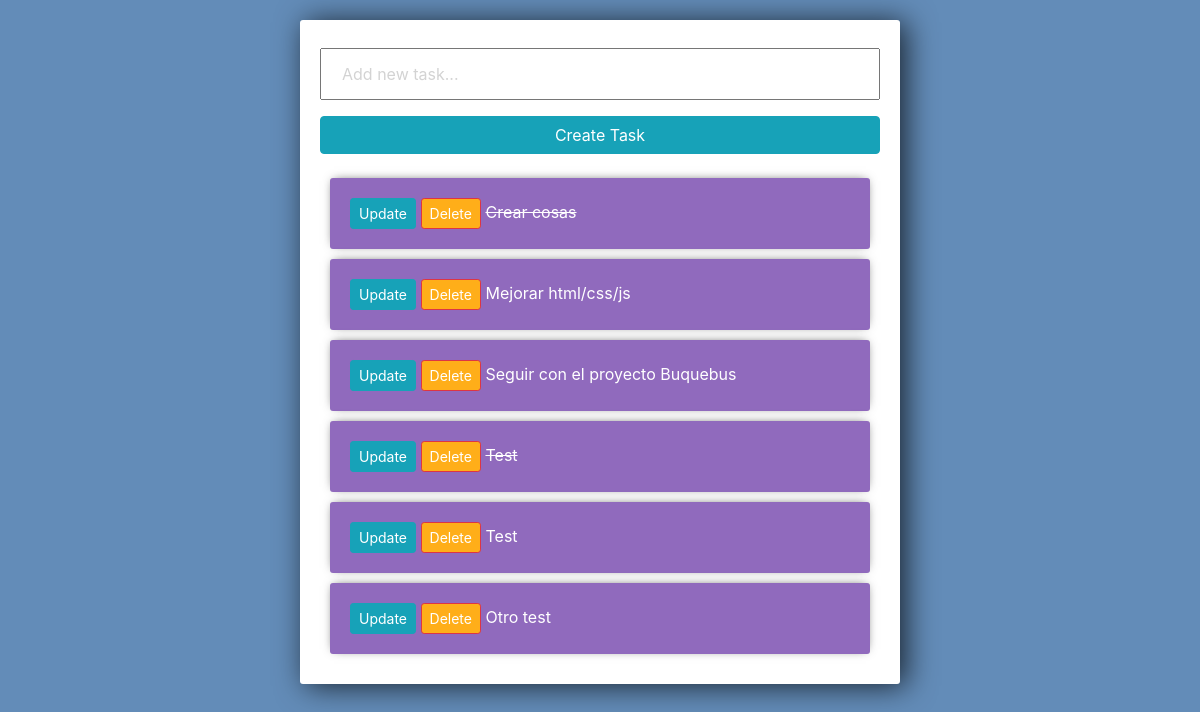
The app's page /, older data.
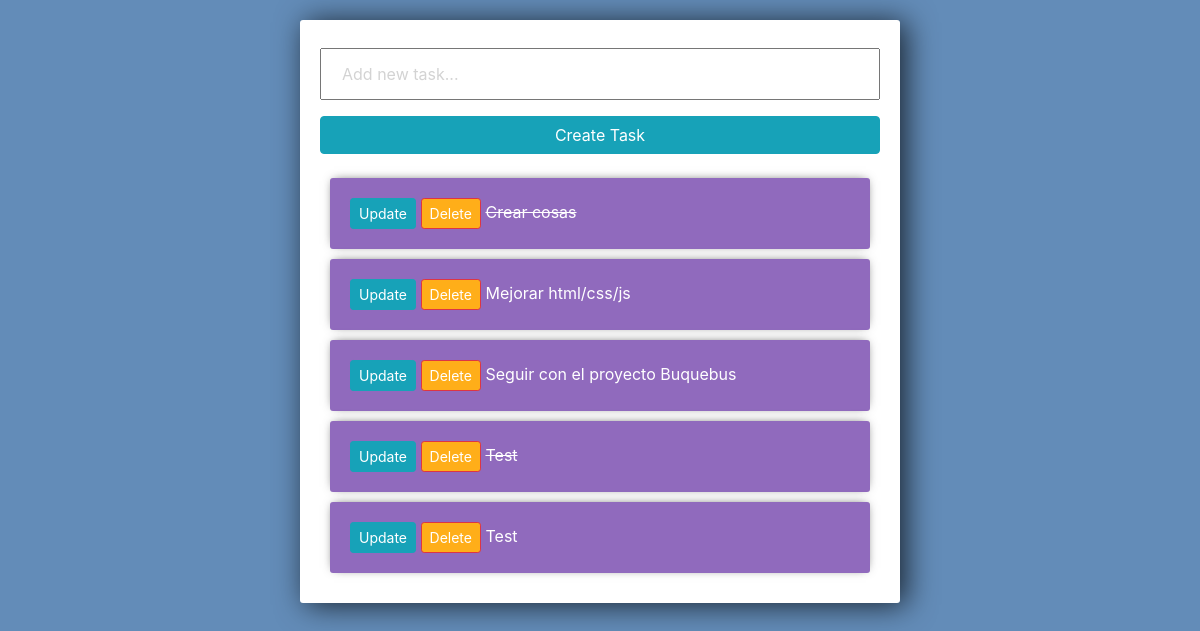
The same page, newer data.
### tasks/models.py (models this page shows)
class Task(models.Model):
    title = models.CharField(max_length=200)
    complete = models.BooleanField(default=False)
    created = models.DateTimeField(auto_now_add=True)
    def __str__(self):
        return self.title

### tasks/views.py (the view)
# urls.py: path('', views.index, name="list"),
def index(request):
    tasks = Task.objects.all()
    form = TaskForm()
    if request.method == "POST":
        form = TaskForm(request.POST)
        if form.is_valid():
            form.save()
        return redirect("/")
    context = {"tasks":tasks, "form":form}
    return render(request, "tasks/list.html", context)

### tasks/forms.py
class TaskForm(forms.ModelForm):
    title = forms.CharField(widget= forms.TextInput(attrs={"placeholder":"Add new task..."}))
    class Meta:
        model = Task
        fields = "__all__"

### tasks/templates/tasks/list.html (shortened to what this page needs)
<link href="https://stackpath.bootstrapcdn.com/bootstrap/4.5.0/css/
bootstrap.min.css" rel="stylesheet">
<div class="center-column">
  <form method="POST" action="/">
    {{form.title}}
    <input class="btn btn-info" type="submit" value="Create Task">
  </form>
  <div class="todo-list">
  {% for task in tasks %}
    <div class="item-row">
      <a class="btn btn-sm btn-info" href="{% url 'update_task' task.id %}">Update</a>
      <a class="btn btn-sm btn-danger" href="{% url 'delete' task.id %}">Delete</a>
      {% if task.complete == True %}
      <strike>{{task}}</strike>
      {% else %}
      <span>{{task}}</span>
      {% endif %}
    </div>
  {% endfor %}
  </div>
</div>

### tasks/templates/tasks/list.html (style rules this page uses)
input { width: 100%; padding: 12px 20px; margin: 8px 0; box-sizing: border-box; }
input::placeholder { color: #d3d3d3; }
.center-column { width:600px; margin: 20px auto; padding: 20px; background-color: #fff; border-radius: 3px; box-shadow: 6px 2px 30px 0px rgba(0,0,0,0.75); }
.item-row { background-color: #906abd; margin: 10px; padding: 20px; border-radius: 3px; color: #fff; font-size: 16px; box-shadow: 0px -1px 10px -4px rgba(0,0,0,0.75); }
.btn-danger { background-color: #ffae19; corder-color: #e59400; }

Row changes from the older to the newer data that the page shows:
removed Task: title "Otro test"
